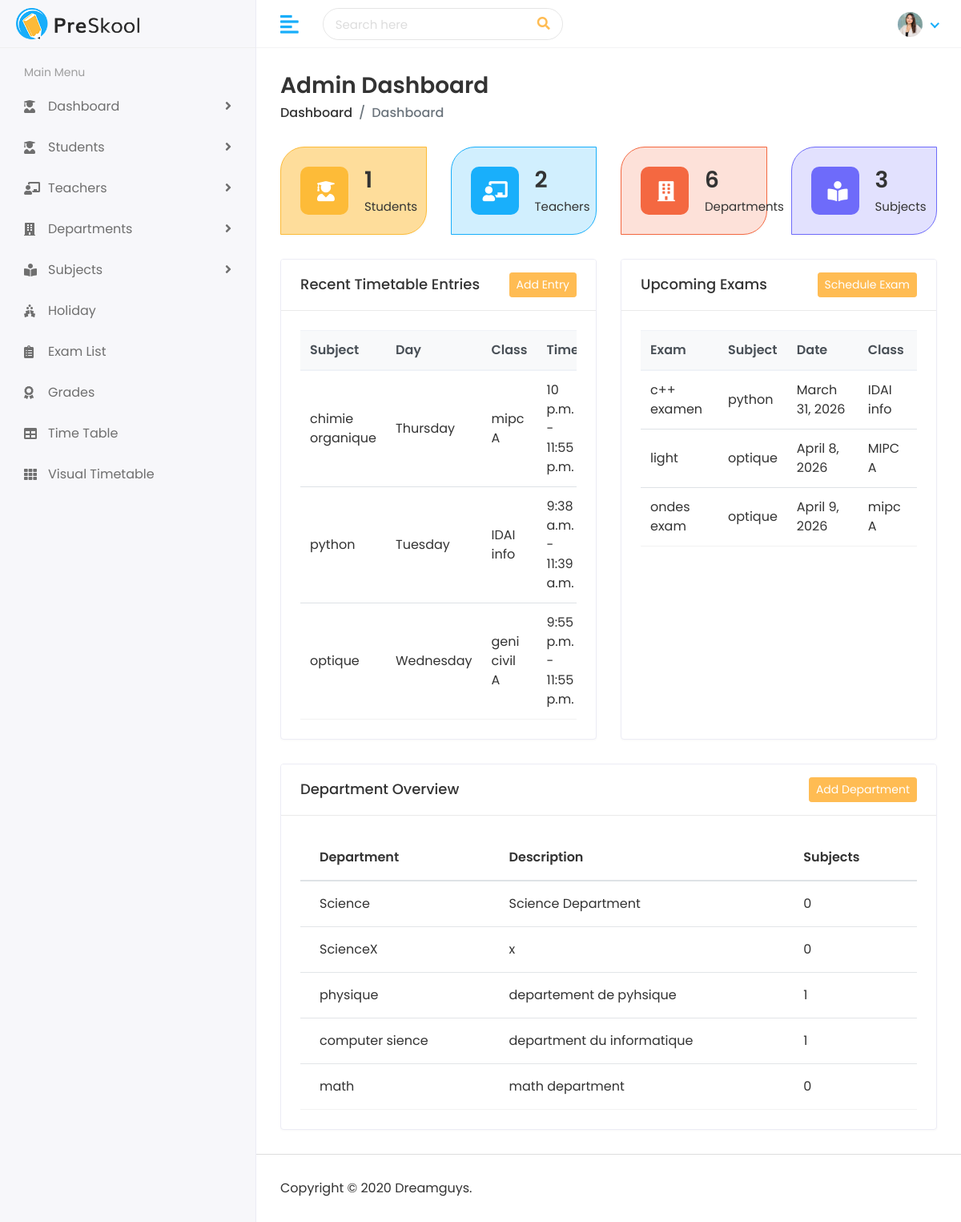
Screenshot of /dashboard/admin/ (signed in) with the database file from the repository.
### faculty/models.py (models this page shows, shortened)
class TimetableEntry(models.Model):
    DAY_CHOICES = [
        ("Monday", "Monday"),
        ("Tuesday", "Tuesday"),
        ("Wednesday", "Wednesday"),
        ("Thursday", "Thursday"),
        ("Friday", "Friday"),
        ("Saturday", "Saturday"),
    ]
    subject = models.ForeignKey(
        Subject,
        on_delete=models.CASCADE,
        related_name="timetable_entries",
    )
    teacher = models.ForeignKey(
        TeacherProfile,
        on_delete=models.SET_NULL,
        related_name="timetable_entries",
        null=True,
        blank=True,
    )
    day_of_week = models.CharField(max_length=10, choices=DAY_CHOICES)
    target_class = models.CharField(max_length=50)
    section = models.CharField(max_length=10)
    room = models.CharField(max_length=50)
    start_time = models.TimeField()
    end_time = models.TimeField()
    class Meta:
        ordering = ["day_of_week", "start_time"]
        constraints = [
            models.UniqueConstraint(
                fields=["day_of_week", "target_class", "section", "start_time"],
                name="faculty_timetableentry_day_of_week_target_class_section_start_time_08f15d48_uniq",
            )
        ]

class Subject(models.Model):
    department = models.ForeignKey(
        Department,
        on_delete=models.CASCADE,
        related_name="subjects",
    )
    teacher = models.ForeignKey(
        TeacherProfile,
        on_delete=models.SET_NULL,
        related_name="subjects",
        null=True,
        blank=True,
    )
    code = models.CharField(max_length=20, unique=True)
    name = models.CharField(max_length=150)
    credit_hours = models.PositiveSmallIntegerField(default=3)
    description = models.TextField(blank=True)
    class Meta:
        ordering = ["name"]
        constraints = [
            models.UniqueConstraint(
                fields=["department", "name"],
                name="faculty_subject_department_id_name_baa88039_uniq",
            )
        ]

class Exam(models.Model):
    subject = models.ForeignKey(
        Subject,
        on_delete=models.CASCADE,
        related_name="exams",
    )
    teacher = models.ForeignKey(
        TeacherProfile,
        on_delete=models.SET_NULL,
        related_name="exams",
        null=True,
        blank=True,
    )
    title = models.CharField(max_length=150)
    target_class = models.CharField(max_length=50)
    section = models.CharField(max_length=10)
    exam_date = models.DateField()
    start_time = models.TimeField()
    end_time = models.TimeField()
    total_marks = models.PositiveIntegerField(default=100)
    description = models.TextField(blank=True)
    class Meta:
        ordering = ["exam_date", "start_time"]

class Department(models.Model):
    name = models.CharField(max_length=150, unique=True)
    description = models.TextField(blank=True)
    created_at = models.DateTimeField(auto_now_add=True)
    class Meta:
        ordering = ["name"]

### faculty/views.py (the view)
# urls.py: path("dashboard/admin/", views.admin_dashboard, name="admin_dashboard"),
@role_required("admin")
def admin_dashboard(request):
    context = {
        "stats": {
            "students": Student.objects.count(),
            "teachers": TeacherProfile.objects.count(),
            "departments": Department.objects.count(),
            "subjects": Subject.objects.count(),
            "exams": Exam.objects.count(),
            "holidays": Holiday.objects.count(),
        },
        "latest_timetable_entries": TimetableEntry.objects.select_related("subject", "teacher")[:5],
        "latest_exams": Exam.objects.select_related("subject", "teacher")[:5],
        "department_breakdown": Department.objects.annotate(total_subjects=Count("subjects"))[:5],
    }
    return render(request, "Home/index.html", context)

### home_auth/models.py (called while the page is built)
    @property
    def role(self):
        if self.is_superuser or self.is_admin:
            return "Admin"
        if self.is_teacher:
            return "Teacher"
        if self.is_student:
            return "Student"
        return "User"

### templates/Home/index.html (shortened to what this page needs)
{% extends 'Home/base.html' %}
{% load static %}
{% block page_title %}Admin Dashboard{% endblock %}
{% block body %}
<div class="row">
    <div class="col-xl-3 col-sm-6 col-12 d-flex">
        <div class="card bg-one w-100">
            <div class="card-body">
                <div class="db-widgets d-flex justify-content-between align-items-center">
                    <div class="db-icon">
                        <i class="fas fa-user-graduate"></i>
                    </div>
                    <div class="db-info">
                        <h3>{{ stats.students }}</h3>
                        <h6>Students</h6>
                    </div>
                </div>
            </div>
        </div>
    </div>
    <div class="col-xl-3 col-sm-6 col-12 d-flex">
        <div class="card bg-two w-100">
            <div class="card-body">
                <div class="db-widgets d-flex justify-content-between align-items-center">
                    <div class="db-icon">
                        <i class="fas fa-chalkboard-teacher"></i>
                    </div>
                    <div class="db-info">
                        <h3>{{ stats.teachers }}</h3>
                        <h6>Teachers</h6>
                    </div>
                </div>
            </div>
        </div>
    </div>
    <div class="col-xl-3 col-sm-6 col-12 d-flex">
        <div class="card bg-three w-100">
            <div class="card-body">
                <div class="db-widgets d-flex justify-content-between align-items-center">
                    <div class="db-icon">
                        <i class="fas fa-building"></i>
                    </div>
                    <div class="db-info">
                        <h3>{{ stats.departments }}</h3>
                        <h6>Departments</h6>
                    </div>
                </div>
            </div>
        </div>
    </div>
    <div class="col-xl-3 col-sm-6 col-12 d-flex">
        <div class="card bg-four w-100">
            <div class="card-body">
                <div class="db-widgets d-flex justify-content-between align-items-center">
                    <div class="db-icon">
                        <i class="fas fa-book-reader"></i>
                    </div>
                    <div class="db-info">
                        <h3>{{ stats.subjects }}</h3>
                        <h6>Subjects</h6>
                    </div>
                </div>
            </div>
        </div>
    </div>
</div>
<div class="row">
    <div class="col-md-12 col-lg-6 d-flex">
        <div class="card flex-fill">
            <div class="card-header">
                <div class="d-flex justify-content-between align-items-center">
                    <h5 class="card-title mb-0">Recent Timetable Entries</h5>
                    <a href="{% url 'timetable_add' %}" class="btn btn-primary btn-sm">Add Entry</a>
                </div>
            </div>
            <div class="card-body">
                <div class="table-responsive">
                    <table class="table table-hover table-center">
                        <thead class="thead-light">
                            <tr>
                                <th>Subject</th>
                                <th>Day</th>
                                <th>Class</th>
                                <th>Time</th>
                            </tr>
                        </thead>
                        <tbody>
                            {% for entry in latest_timetable_entries %}
                                <tr>
                                    <td>{{ entry.subject.name }}</td>
                                    <td>{{ entry.day_of_week }}</td>
                                    <td>{{ entry.target_class }} {{ entry.section }}</td>
                                    <td>{{ entry.start_time }} - {{ entry.end_time }}</td>
                                </tr>
                            {% empty %}
                                <tr><td colspan="4">No timetable entries yet.</td></tr>
                            {% endfor %}
                        </tbody>
                    </table>
                </div>
            </div>
        </div>
    </div>
    <div class="col-md-12 col-lg-6 d-flex">
        <div class="card flex-fill">
            <div class="card-header">
                <div class="d-flex justify-content-between align-items-center">
                    <h5 class="card-title mb-0">Upcoming Exams</h5>
                    <a href="{% url 'exam_add' %}" class="btn btn-primary btn-sm">Schedule Exam</a>
                </div>
            </div>
            <div class="card-body">
                <div class="table-responsive">
                    <table class="table table-hover table-center">
                        <thead class="thead-light">
                            <tr>
                                <th>Exam</th>
                                <th>Subject</th>
                                <th>Date</th>
                                <th>Class</th>
                            </tr>
                        </thead>
                        <tbody>
                            {% for exam in latest_exams %}
                                <tr>
                                    <td>{{ exam.title }}</td>
                                    <td>{{ exam.subject.name }}</td>
                                    <td>{{ exam.exam_date }}</td>
                                    <td>{{ exam.target_class }} {{ exam.section }}</td>
                                </tr>
                            {% empty %}
                                <tr><td colspan="4">No exams scheduled yet.</td></tr>
                            {% endfor %}
                        </tbody>
                    </table>
                </div>
            </div>
        </div>
    </div>
</div>
<div class="row">
    <div class="col-md-12">
        <div class="card card-table">
            <div class="card-header">
                <div class="d-flex justify-content-between align-items-center">
                    <h5 class="card-title mb-0">Department Overview</h5>
                    <a href="{% url 'department_add' %}" class="btn btn-primary btn-sm">Add Department</a>
                </div>
            </div>
            <div class="card-body">
                <div class="table-responsive">
                    <table class="table table-hover table-center mb-0">
                        <thead>
                            <tr>
                                <th>Department</th>
                                <th>Description</th>
                                <th>Subjects</th>
                            </tr>
                        </thead>
                        <tbody>
                            {% for department in department_breakdown %}
                                <tr>
                                    <td>{{ department.name }}</td>
                                    <td>{{ department.description|default:"No description yet." }}</td>
                                    <td>{{ department.total_subjects }}</td>
                                </tr>
                            {% empty %}
                                <tr><td colspan="3">No departments created yet.</td></tr>
                            {% endfor %}
                        </tbody>
                    </table>
                </div>
            </div>
        </div>
    </div>
</div>
{% endblock %}

### static/assets/css/style.css (style rules this page uses)
html { height: 100%; }
body { background-color: #fff; color: #333; font-family: 'Poppins', sans-serif; font-size: 1rem; height: 100%; line-height: 1.5; overflow-x: hidden; }
h1, h2, h3, h4, h5, h6 { font-family: 'Poppins', sans-serif; margin-top: 0; }
a { color: #009ce7; }
input, button, a { transition: all 0.4s ease; -moz-transition: all 0.4s ease; -o-transition: all 0.4s ease; -ms-transition: all 0.4s ease; -webkit-transition: all 0.4s ease; }
.table { color: #333; max-width: 100%; margin-bottom: 0; width: 100%; }
.table thead tr th { font-weight: 600; }
.table tbody tr { border-bottom: 1px solid rgba(0, 0, 0, 0.05); }
.table.table-center td, .table.table-center th { vertical-align: middle; }
.card-table .card-body .table > thead > tr > th { border-top: 0; }
.card-table .card-body .table tr td:first-child, .card-table .card-body .table tr th:first-child { padding-left: 1.5rem; }
.card-table .card-body .table tr td:last-child, .card-table .card-body .table tr th:last-child { padding-right: 1.5rem; }
.card-table .table td, .card-table .table th { border-top: 1px solid #e2e5e8; padding: 1rem 0.75rem; white-space: nowrap; }
.table .thead-light th { color: #495057; background-color: #f8f9fa; border-color: #eff2f7; }
.btn-primary { background-color: #FFBC53; border: 1px solid #FFBC53; }
.card { border: 1px solid #ececf5; box-shadow: 0 1px 3px 0 rgba(0, 0, 0, 0.03); margin-bottom: 1.875rem; }
.card-body { padding: 1.5rem; }
.card-header { border-bottom: 1px solid #e6e6e6; padding: 1rem 1.5rem; }
.card .card-header { background-color: #fff; border-bottom: 1px solid #eaeaea; }
.card .card-header .card-title { margin-bottom: 0; font-size: 18px; }
.bg-one { background-color: rgb(253 187 56 / 0.5); border-color: #fdbb38; border-radius: 30px 0px; }
.bg-two { background-color: rgb(25 175 251 / 0.2); border-color: #19affb; border-radius: 30px 0px; }
.bg-three { background-color: rgb(244 104 65 / 0.2); border-color: #f46841; border-radius: 30px 0px; }
.bg-four { background-color: rgb(110 107 250 / 0.2); border-color: #6e6bfa; border-radius: 30px 0px; }
.db-icon { font-size: 25px; width: 60px; height: 60px; padding: 13px 21px; border-radius: 10px; color: #fff; margin-right: 20px; }
.bg-one .db-icon { background-color: #fdbb38; }
.bg-two .db-icon { background-color: #19affb; padding: 13px 15px; }
.bg-three .db-icon { background-color: #f46841; }
.bg-four .db-icon { background-color: #6e6bfa; }
.db-info h3 { font-size: 28px; font-weight: 600; color: #333333; }
.db-info h6 { margin: 0px; font-weight: 400; font-size: 15px; color: #333333; }

### rows the page displays
TimetableEntry: subject.name "chimie organique", day_of_week "Thursday", target_class "mipc", section "A", start_time "10 p.m.", end_time "11:55 p.m."
TimetableEntry: subject.name "python", day_of_week "Tuesday", target_class "IDAI", section "info", start_time "9:38 a.m.", end_time "11:39 a.m."
TimetableEntry: subject.name "optique", day_of_week "Wednesday", target_class "geni civil", section "A", start_time "9:55 p.m.", end_time "11:55 p.m."
Exam: title "c++ examen", subject.name "python", exam_date "March 31, 2026", target_class "IDAI", section "info"
Exam: title "light", subject.name "optique", exam_date "April 8, 2026", target_class "MIPC", section "A"
Exam: title "ondes exam", subject.name "optique", exam_date "April 9, 2026", target_class "mipc", section "A"
Department: name "Science", description "Science Department", total_subjects "0"
Department: name "ScienceX", description "x", total_subjects "0"
Department: name "physique", description "departement de pyhsique", total_subjects "1"
Department: name "computer sience", description "department du informatique", total_subjects "1"
Department: name "math", description "math department", total_subjects "0"

### other values shown
{{ stats.students }} "1"
{{ stats.teachers }} "2"
{{ stats.departments }} "6"
{{ stats.subjects }} "3"
